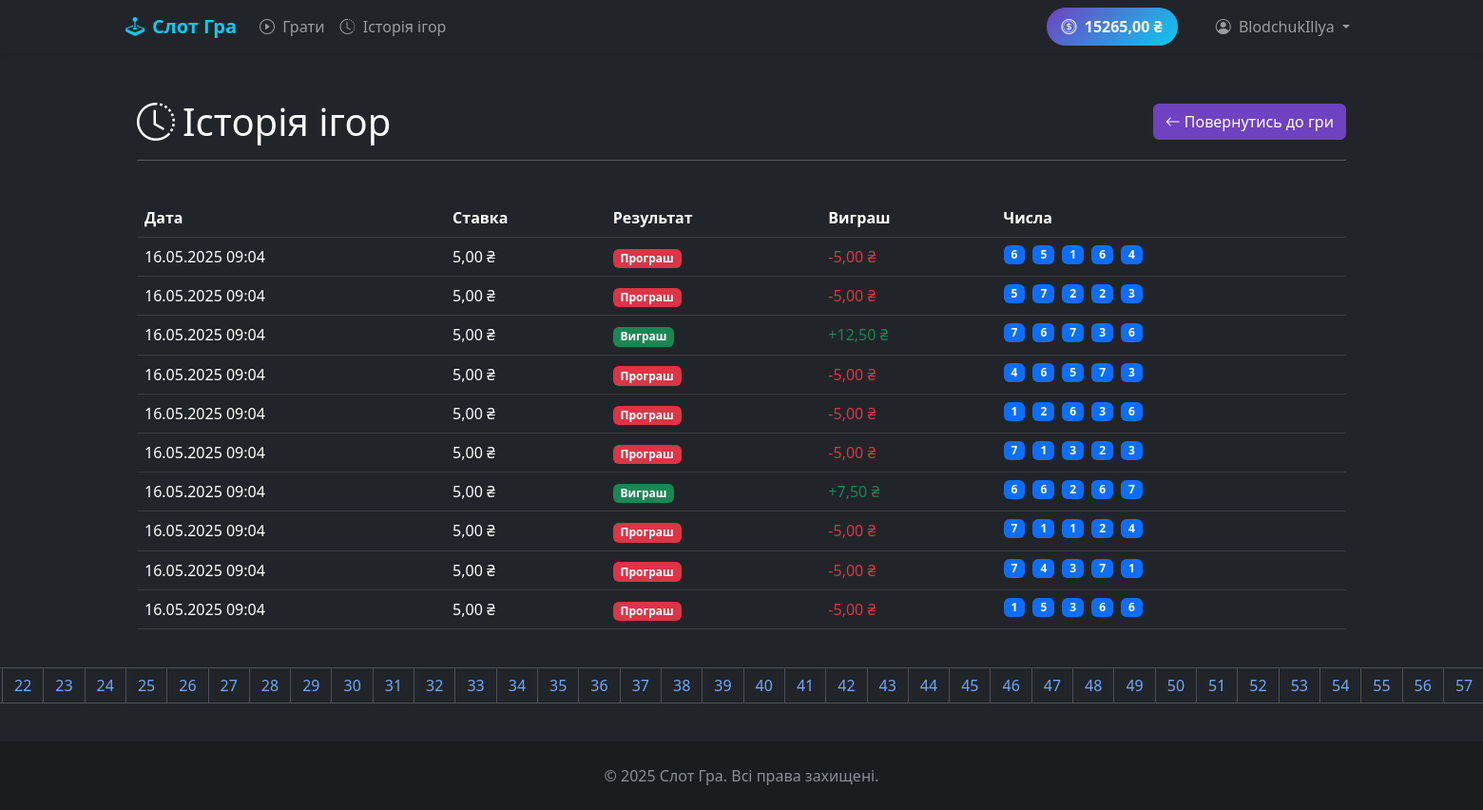
Page /history/ (signed in) on the committed database.
### game/models.py (models this page shows, shortened)
class Player(models.Model):
    user = models.OneToOneField(User, on_delete=models.CASCADE, related_name='player')
    balance = models.DecimalField(
        max_digits=10,
        decimal_places=2,
        default=1000.00,
        validators=[MinValueValidator(0)]
    )
    wins = models.IntegerField(default=0)
    losses = models.IntegerField(default=0)
    created_at = models.DateTimeField(auto_now_add=True)
    updated_at = models.DateTimeField(auto_now=True)
    last_activity = models.DateTimeField(auto_now=True)
    class Meta:
        ordering = ['-created_at']
        verbose_name = 'Гравець'
        verbose_name_plural = 'Гравці'

class GameSession(models.Model):
    class GameResult(models.TextChoices):
        WIN = 'WIN', 'Перемога'
        LOSS = 'LOSS', 'Поразка'
        JACKPOT = 'JACKPOT', 'Джекпот'
    class Meta:
        verbose_name = 'Ігрова сесія'
        verbose_name_plural = 'Ігрові сесії'
        ordering = ['-created_at']
        indexes = [
            models.Index(fields=['player', 'created_at']),
            models.Index(fields=['created_at']),
            models.Index(fields=['result']),
        ]
    id = models.UUIDField(primary_key=True, default=uuid.uuid4, editable=False)
    player = models.ForeignKey(Player, on_delete=models.CASCADE, related_name='game_sessions')
    bet_amount = models.DecimalField(max_digits=10, decimal_places=2, validators=[MinValueValidator(0.01)])
    result = models.CharField(max_length=10, choices=GameResult.choices)
    win_amount = models.DecimalField(max_digits=10, decimal_places=2, default=0)
    numbers = models.JSONField()  # Store the game result numbers
    created_at = models.DateTimeField(auto_now_add=True)
    class Meta:
        ordering = ['-created_at']
        indexes = [
            models.Index(fields=['player', 'created_at']),
            models.Index(fields=['created_at']),
        ]

### game/views.py (the view)
# urls.py: path('history/', views.game_history, name='game_history'),  # Game history page
@login_required
def game_history(request):
    player = get_object_or_404(Player, user=request.user)
    game_sessions = GameSession.objects.filter(player=player).order_by('-created_at').select_related('player')
    page = request.GET.get('page', 1)
    paginator = Paginator(game_sessions, 10)  # 10 games per page
    try:
        game_sessions_page = paginator.page(page)
    except PageNotAnInteger:
        game_sessions_page = paginator.page(1)
    except EmptyPage:
        game_sessions_page = paginator.page(paginator.num_pages)
    return render(request, 'game_history.html', {
        'game_sessions': game_sessions_page,
        'player': player
    })

### game/templates/game_history.html (shortened to what this page needs)
{% extends 'base.html' %}
{% block content %}
<div class="container mt-4">
    <div class="row mb-4">
        <div class="col-12">
            <div class="d-flex justify-content-between align-items-center">
                <h1 class="mb-0">
                    <i class="bi bi-clock-history me-2"></i>Історія ігор
                </h1>
                <a href="{% url 'slot_game' %}" class="btn btn-primary">
                    <i class="bi bi-arrow-left me-1"></i>Повернутись до гри
                </a>
            </div>
            <hr>
        </div>
    </div>
    <div class="row">
        <div class="col-12">
            {% if game_sessions %}
                <div class="table-responsive">
                    <table class="table table-dark table-hover">
                        <thead>
                            <tr>
                                <th>Дата</th>
                                <th>Ставка</th>
                                <th>Результат</th>
                                <th>Виграш</th>
                                <th>Числа</th>
                            </tr>
                        </thead>
                        <tbody>
                            {% for session in game_sessions %}
                                <tr>
                                    <td>{{ session.created_at|date:"d.m.Y H:i" }}</td>
                                    <td>{{ session.bet_amount|floatformat:2 }} ₴</td>
                                    <td>
                                        {% if session.result == 'WIN' %}
                                            <span class="badge bg-success">Виграш</span>
                                        {% elif session.result == 'LOSS' %}
                                            <span class="badge bg-danger">Програш</span>
                                        {% elif session.result == 'JACKPOT' %}
                                            <span class="badge bg-warning">Джекпот!</span>
                                        {% endif %}
                                    </td>
                                    <td class="{% if session.win_amount > 0 %}text-success{% else %}text-danger{% endif %}">
                                        {% if session.win_amount > 0 %}+{% endif %}{{ session.win_amount|floatformat:2 }} ₴
                                    </td>
                                    <td>
                                        <div class="d-flex gap-2">
                                            {% for num in session.numbers %}
                                                <span class="badge bg-primary px-2 py-1">{{ num }}</span>
                                            {% endfor %}
                                        </div>
                                    </td>
                                </tr>
                            {% endfor %}
                        </tbody>
                    </table>
                </div>
                {% if game_sessions.has_other_pages %}
                    <nav aria-label="Page navigation" class="mt-4">
                        <ul class="pagination justify-content-center">
                            {% for i in game_sessions.paginator.page_range %}
                                {% if game_sessions.number == i %}
                                    <li class="page-item active" aria-current="page">
                                        <span class="page-link">{{ i }}</span>
                                    </li>
                                {% else %}
                                    <li class="page-item">
                                        <a class="page-link" href="?page={{ i }}">{{ i }}</a>
                                    </li>
                                {% endif %}
                            {% endfor %}
                        </ul>
                    </nav>
                {% endif %}
            {% else %}
                <div class="alert alert-info">
                    <i class="bi bi-info-circle me-2"></i>Ви ще не зіграли жодної гри.
                </div>
            {% endif %}
        </div>
    </div>
</div>
{% endblock %}

### game/templates/base.html (shortened to what this page needs)
<!DOCTYPE html>
{% load static %}
<html lang="uk" data-bs-theme="dark">
<head>
    <link href="https://cdn.jsdelivr.net/npm/bootstrap@5.3.0/dist/css/bootstrap.min.css" rel="stylesheet">
    <link rel="stylesheet" href="https://cdn.jsdelivr.net/npm/bootstrap-icons@1.11.0/font/bootstrap-icons.css">
</head>
<body>
    <nav class="navbar navbar-expand-lg navbar-dark bg-dark">
        <div class="container">
            <a class="navbar-brand d-flex align-items-center" href="{% url 'slot_game' %}">
                <i class="bi bi-joystick me-2"></i>
                Слот Гра
            </a>
            <div class="collapse navbar-collapse" id="navbarNav">
                <ul class="navbar-nav me-auto">
                    <li class="nav-item">
                        <a class="nav-link" href="{% url 'slot_game' %}">
                            <i class="bi bi-play-circle me-1"></i> Грати
                        </a>
                    </li>
                    {% if user.is_authenticated %}
                    <li class="nav-item">
                        <a class="nav-link" href="{% url 'game_history' %}">
                            <i class="bi bi-clock-history me-1"></i> Історія ігор
                        </a>
                    </li>
                    {% endif %}
                </ul>
                <ul class="navbar-nav ms-auto">
                    {% if user.is_authenticated %}
                        <li class="nav-item d-flex align-items-center me-3">
                            <span class="balance-display">
                                <i class="bi bi-coin me-1"></i> {{ user.player.balance|default:0 }} ₴
                            </span>
                        </li>
                        <li class="nav-item dropdown">
                            <a class="nav-link dropdown-toggle" href="#" id="navbarDropdown" role="button" data-bs-toggle="dropdown" aria-expanded="false">
                                <i class="bi bi-person-circle me-1"></i> {{ user.username }}
                            </a>
                        </li>
                    {% endif %}
                </ul>
            </div>
        </div>
    </nav>
    <main class="flex-grow-1 py-4">
        <div class="container">
            {% block content %}
            {% endblock %}
        </div>
    </main>
    <footer class="footer py-4 mt-auto">
        <div class="container text-center">
            <span class="text-muted">© {% now "Y" %} Слот Гра. Всі права захищені.</span>
        </div>
    </footer>
</body>
</html>

### game/templates/base.html (style rules this page uses)
:root { --primary-color: #6f42c1; --secondary-color: #0dcaf0; }
body { min-height: 100vh; display: flex; flex-direction: column; background-color: #212529; color: #f8f9fa; }
.navbar { box-shadow: 0 2px 4px rgba(0,0,0,0.1); }
.navbar-brand { font-weight: 700; color: var(--secondary-color) !important; }
.nav-link { font-weight: 500; }
.btn-primary { background-color: var(--primary-color); border-color: var(--primary-color); }
.footer { margin-top: auto; background-color: #1a1d20; }
.balance-display { background: linear-gradient(135deg, #6f42c1, #0dcaf0); padding: 0.5rem 1rem; border-radius: 20px; font-weight: 600; margin-right: 1rem; }

### rows in the picture
GameSession: created_at "16.05.2025 09:04", bet_amount "5,00", result "Програш", win_amount "-5,00", numbers "6" "5" "1" "6" "4"
GameSession: created_at "16.05.2025 09:04", bet_amount "5,00", result "Програш", win_amount "-5,00", numbers "5" "7" "2" "2" "3"
GameSession: created_at "16.05.2025 09:04", bet_amount "5,00", result "Виграш", win_amount "12,50", numbers "7" "6" "7" "3" "6"
GameSession: created_at "16.05.2025 09:04", bet_amount "5,00", result "Програш", win_amount "-5,00", numbers "4" "6" "5" "7" "3"
GameSession: created_at "16.05.2025 09:04", bet_amount "5,00", result "Програш", win_amount "-5,00", numbers "1" "2" "6" "3" "6"
GameSession: created_at "16.05.2025 09:04", bet_amount "5,00", result "Програш", win_amount "-5,00", numbers "7" "1" "3" "2" "3"
GameSession: created_at "16.05.2025 09:04", bet_amount "5,00", result "Виграш", win_amount "7,50", numbers "6" "6" "2" "6" "7"
GameSession: created_at "16.05.2025 09:04", bet_amount "5,00", result "Програш", win_amount "-5,00", numbers "7" "1" "1" "2" "4"
GameSession: created_at "16.05.2025 09:04", bet_amount "5,00", result "Програш", win_amount "-5,00", numbers "7" "4" "3" "7" "1"
GameSession: created_at "16.05.2025 09:04", bet_amount "5,00", result "Програш", win_amount "-5,00", numbers "1" "5" "3" "6" "6"

### other values in the picture
{{ user.player.balance|default:0 }} "15265,00"
{{ user.username }} "BlodchukIllya"
{{ i }} "22" "23" "24" "25" "26" "27" "28" "29" "30" "31" "32" "33" "34" "35" "36" "37" "38" "39" "40" "41" "42" "43" "44" "45" "46" "47" "48" "49" "50" "51" "52" "53" "54" "55" "56" "57"
